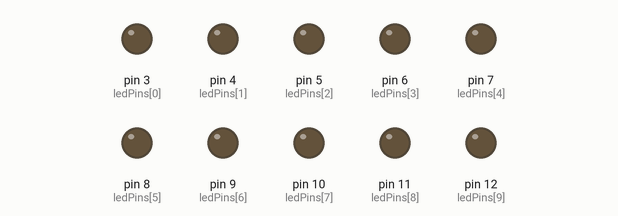
Recording of a sketch running on a simulated Arduino Uno, built with avr-gcc and run on an emulated ATmega328P. Parts: output pins drawn as LEDs (lit = HIGH).

Above: at 0.05 s.
At 4.95 s:
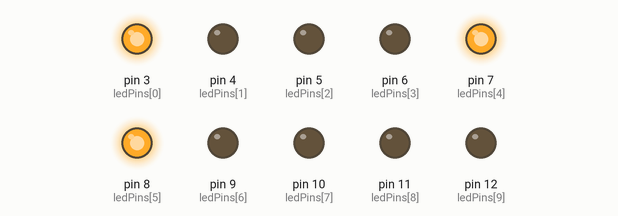
At 9.95 s:
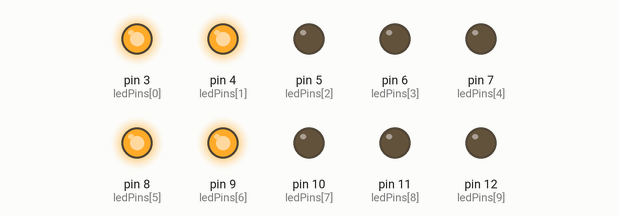
At 19.96 s:
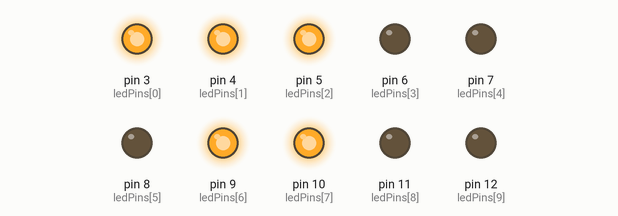
At 29.86 s:
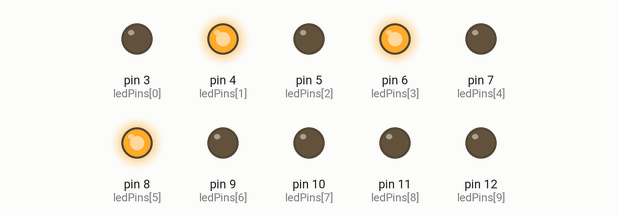
At 39.87 s:
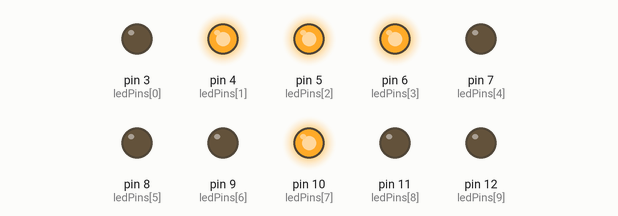
Timing chart, 0 to 40.0 s (numbered marks = the images above):
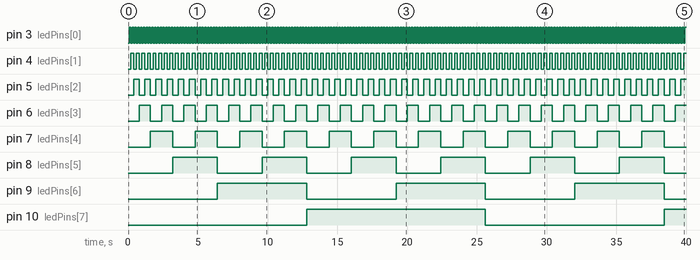

The sketch:

BinaryDisplay.ino
```cpp
// PROJECT  :Binary Display
// PURPOSE  :(Skeleton) Demonstration of Mathematics' Challenge on p. 19
// DEVICE   :Arduino
// AUTHOR   :C. D'Arcy
// DATE     :2018 10 23
// uC       :328
// COURSE   :ICS3U
// STATUS   :Not (Quite) Working - You complete it :)

#define MAXIMUM 1023    // the upper bound of our display

// an array of pin numbers to which LEDs are attached
uint8_t ledPins[] = {3, 4, 5, 6, 7, 8, 9, 10, 11, 12};
uint8_t ledCount = sizeof(ledPins); // the number of LEDs in the bar graph

void setup() {
  // loop over the pin array and set them all to output...
  for (uint8_t thisLed = 0; thisLed < ledCount; thisLed++) {
    pinMode(ledPins[thisLed], OUTPUT);
  }
}
void loop() {
  for (uint16_t value = 0; value < MAXIMUM; value++) {
    // display values in succession by testing each bit...
    for (uint8_t bit = 0; bit < 10; bit++) {
      digitalWrite(ledPins[bit], value & 1<<bit);
      //turn the bar on (HIGH) if the bit is SET; or off if the bit is CLEAR
//      if (value & 1<<bit)    // test if a specific bit is set....
//          digitalWrite(ledPins[bit], HIGH); // if so, light the corresponding bar
//        else
//          digitalWrite(ledPins[bit], LOW);  // if not, leave the bar off
//      // once the if statement works above, replace it with this single statement that does both
//      // digitalWrite(ledPins[bit],???);
    }
    delay(100);  // admire your brilliance
  }
}
```

Measured:
- by itself, pin 3 (ledPins[0]): alternates HIGH for 0.10 s and LOW for 0.10 s
- by itself, pin 4 (ledPins[1]): alternates HIGH for 0.20 s and LOW for 0.20 s
- by itself, pin 5 (ledPins[2]): alternates HIGH for 0.40 s and LOW for 0.40 s
- by itself, pin 6 (ledPins[3]): alternates HIGH for 0.80 s and LOW for 0.80 s
- by itself, pin 7 (ledPins[4]): alternates HIGH for 1.6 s and LOW for 1.6 s
- by itself, pin 8 (ledPins[5]): alternates HIGH for 3.2 s and LOW for 3.2 s
- by itself, pin 9 (ledPins[6]): alternates HIGH for 6.4 s and LOW for 6.4 s
- by itself, pin 10 (ledPins[7]): LOW → HIGH at 12.8 s, → LOW 12.8 s later, → HIGH 12.8 s later
